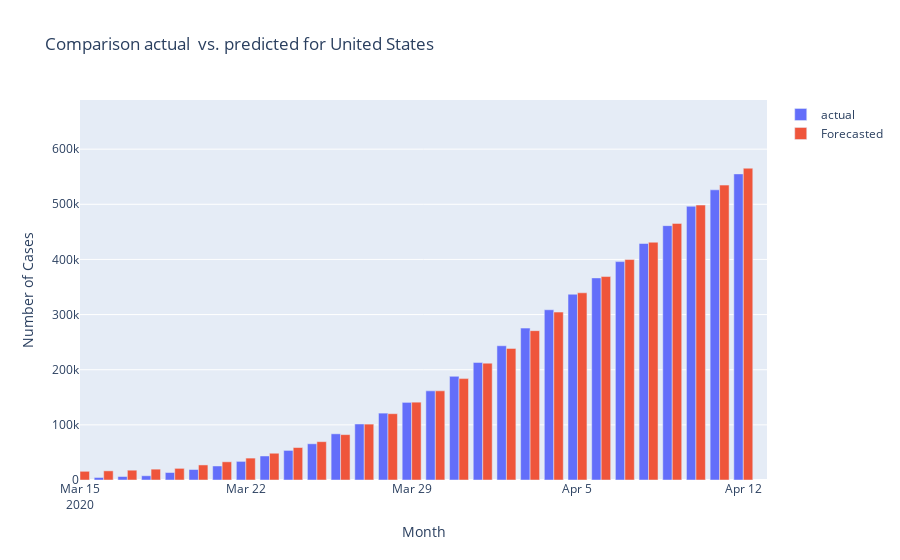

The code cell stored with this chart in its notebook:
### Markdown cell above
### Comparing Actual vs Predicted Cases for United States

### Code cell
validation1['Country_Region'] = LE.inverse_transform(validation1['Country_Region'])
new_result = pd.concat([validation1.iloc[1:],result],axis = 1)
new_result = new_result.groupby([new_result.index,'Country_Region'])['Prediction','Actual'].sum()
df = new_result.query("Country_Region == 'US'")
df.reset_index(inplace = True)
fig = go.Figure(data=[
    go.Bar(name='actual', x=df['Date'], y=df['Actual']),
    go.Bar(name='Forecasted', x=df['Date'], y= df['Prediction'])
])
fig.update_layout(barmode= 'group', title='Comparison actual  vs. predicted for United States',xaxis_title='Month',xaxis_range=['2020-03-15','2020-04-13'],yaxis_title='Number of Cases')
fig.show()
